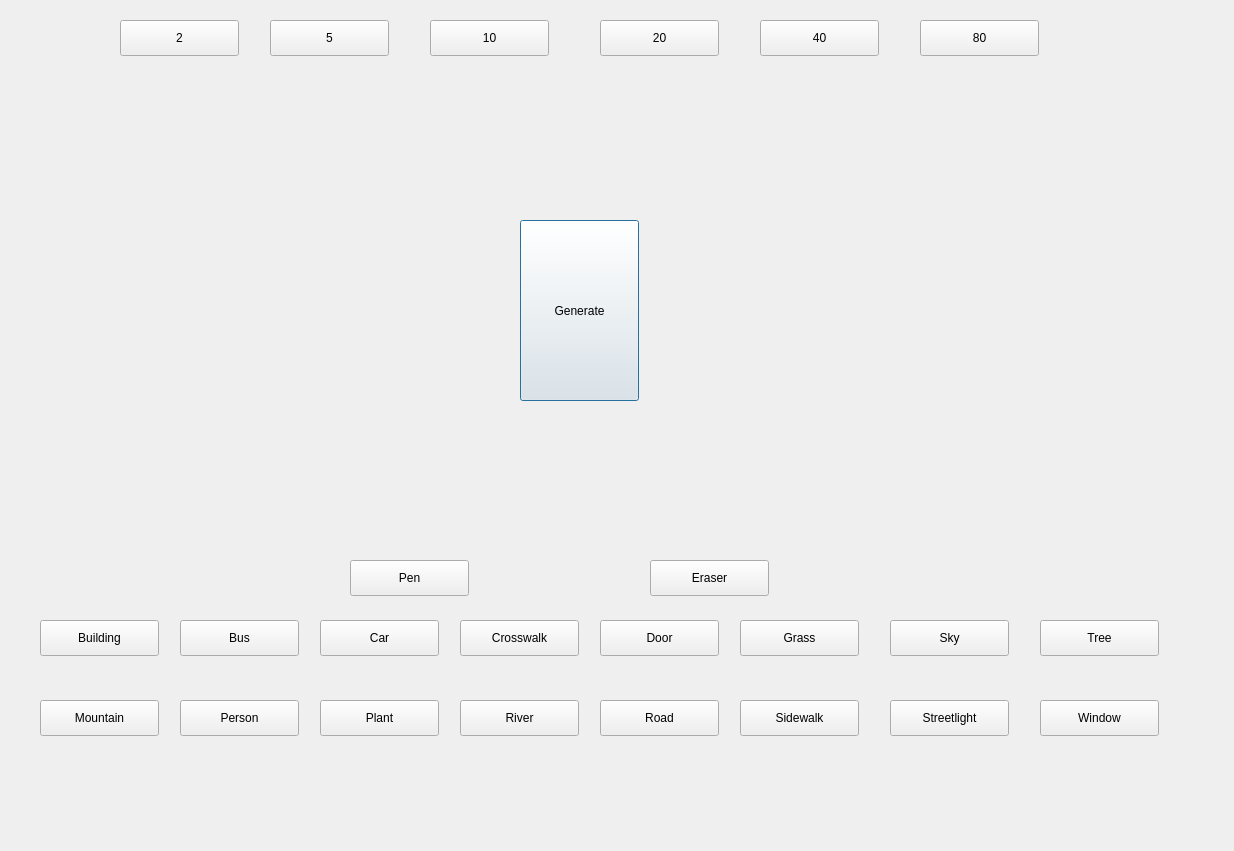
<?xml version="1.0" encoding="UTF-8"?>
<ui version="4.0">
 <class>City</class>
 <widget class="QDialog" name="City">
  <property name="geometry">
   <rect>
    <x>0</x>
    <y>0</y>
    <width>1234</width>
    <height>851</height>
   </rect>
  </property>
  <property name="windowTitle">
   <string>Dialog</string>
  </property>
  <widget class="QPushButton" name="Generate">
   <property name="geometry">
    <rect>
     <x>520</x>
     <y>220</y>
     <width>119</width>
     <height>181</height>
    </rect>
   </property>
   <property name="text">
    <string>Generate</string>
   </property>
  </widget>
  <widget class="QPushButton" name="Width80">
   <property name="geometry">
    <rect>
     <x>920</x>
     <y>20</y>
     <width>119</width>
     <height>36</height>
    </rect>
   </property>
   <property name="text">
    <string>80</string>
   </property>
  </widget>
  <widget class="QPushButton" name="Width40">
   <property name="geometry">
    <rect>
     <x>760</x>
     <y>20</y>
     <width>119</width>
     <height>36</height>
    </rect>
   </property>
   <property name="text">
    <string>40</string>
   </property>
  </widget>
  <widget class="QPushButton" name="Width2">
   <property name="geometry">
    <rect>
     <x>120</x>
     <y>20</y>
     <width>119</width>
     <height>36</height>
    </rect>
   </property>
   <property name="text">
    <string>2</string>
   </property>
  </widget>
  <widget class="QPushButton" name="Width5">
   <property name="geometry">
    <rect>
     <x>270</x>
     <y>20</y>
     <width>119</width>
     <height>36</height>
    </rect>
   </property>
   <property name="text">
    <string>5</string>
   </property>
  </widget>
  <widget class="QPushButton" name="Width10">
   <property name="geometry">
    <rect>
     <x>430</x>
     <y>20</y>
     <width>119</width>
     <height>36</height>
    </rect>
   </property>
   <property name="text">
    <string>10</string>
   </property>
  </widget>
  <widget class="QPushButton" name="Width20">
   <property name="geometry">
    <rect>
     <x>600</x>
     <y>20</y>
     <width>119</width>
     <height>36</height>
    </rect>
   </property>
   <property name="text">
    <string>20</string>
   </property>
  </widget>
  <widget class="QPushButton" name="Pen">
   <property name="geometry">
    <rect>
     <x>350</x>
     <y>560</y>
     <width>119</width>
     <height>36</height>
    </rect>
   </property>
   <property name="text">
    <string>Pen</string>
   </property>
  </widget>
  <widget class="QPushButton" name="Eraser">
   <property name="geometry">
    <rect>
     <x>650</x>
     <y>560</y>
     <width>119</width>
     <height>36</height>
    </rect>
   </property>
   <property name="text">
    <string>Eraser</string>
   </property>
  </widget>
  <widget class="QPushButton" name="Building">
   <property name="geometry">
    <rect>
     <x>40</x>
     <y>620</y>
     <width>119</width>
     <height>36</height>
    </rect>
   </property>
   <property name="text">
    <string>Building</string>
   </property>
  </widget>
  <widget class="QPushButton" name="Bus">
   <property name="geometry">
    <rect>
     <x>180</x>
     <y>620</y>
     <width>119</width>
     <height>36</height>
    </rect>
   </property>
   <property name="text">
    <string>Bus</string>
   </property>
  </widget>
  <widget class="QPushButton" name="Car">
   <property name="geometry">
    <rect>
     <x>320</x>
     <y>620</y>
     <width>119</width>
     <height>36</height>
    </rect>
   </property>
   <property name="text">
    <string>Car</string>
   </property>
  </widget>
  <widget class="QPushButton" name="Crosswalk">
   <property name="geometry">
    <rect>
     <x>460</x>
     <y>620</y>
     <width>119</width>
     <height>36</height>
    </rect>
   </property>
   <property name="text">
    <string>Crosswalk</string>
   </property>
  </widget>
  <widget class="QPushButton" name="Door">
   <property name="geometry">
    <rect>
     <x>600</x>
     <y>620</y>
     <width>119</width>
     <height>36</height>
    </rect>
   </property>
   <property name="text">
    <string>Door</string>
   </property>
  </widget>
  <widget class="QPushButton" name="Grass">
   <property name="geometry">
    <rect>
     <x>740</x>
     <y>620</y>
     <width>119</width>
     <height>36</height>
    </rect>
   </property>
   <property name="text">
    <string>Grass</string>
   </property>
  </widget>
  <widget class="QPushButton" name="Mountain">
   <property name="geometry">
    <rect>
     <x>40</x>
     <y>700</y>
     <width>119</width>
     <height>36</height>
    </rect>
   </property>
   <property name="text">
    <string>Mountain</string>
   </property>
  </widget>
  <widget class="QPushButton" name="Person">
   <property name="geometry">
    <rect>
     <x>180</x>
     <y>700</y>
     <width>119</width>
     <height>36</height>
    </rect>
   </property>
   <property name="text">
    <string>Person</string>
   </property>
  </widget>
  <widget class="QPushButton" name="Plant">
   <property name="geometry">
    <rect>
     <x>320</x>
     <y>700</y>
     <width>119</width>
     <height>36</height>
    </rect>
   </property>
   <property name="text">
    <string>Plant</string>
   </property>
  </widget>
  <widget class="QPushButton" name="River">
   <property name="geometry">
    <rect>
     <x>460</x>
     <y>700</y>
     <width>119</width>
     <height>36</height>
    </rect>
   </property>
   <property name="text">
    <string>River</string>
   </property>
  </widget>
  <widget class="QPushButton" name="Road">
   <property name="geometry">
    <rect>
     <x>600</x>
     <y>700</y>
     <width>119</width>
     <height>36</height>
    </rect>
   </property>
   <property name="text">
    <string>Road</string>
   </property>
  </widget>
  <widget class="QPushButton" name="Sidewalk">
   <property name="geometry">
    <rect>
     <x>740</x>
     <y>700</y>
     <width>119</width>
     <height>36</height>
    </rect>
   </property>
   <property name="text">
    <string>Sidewalk</string>
   </property>
  </widget>
  <widget class="QPushButton" name="Sky">
   <property name="geometry">
    <rect>
     <x>890</x>
     <y>620</y>
     <width>119</width>
     <height>36</height>
    </rect>
   </property>
   <property name="text">
    <string>Sky</string>
   </property>
  </widget>
  <widget class="QPushButton" name="Streetlight">
   <property name="geometry">
    <rect>
     <x>890</x>
     <y>700</y>
     <width>119</width>
     <height>36</height>
    </rect>
   </property>
   <property name="text">
    <string>Streetlight</string>
   </property>
  </widget>
  <widget class="QPushButton" name="Tree">
   <property name="geometry">
    <rect>
     <x>1040</x>
     <y>620</y>
     <width>119</width>
     <height>36</height>
    </rect>
   </property>
   <property name="text">
    <string>Tree</string>
   </property>
  </widget>
  <widget class="QPushButton" name="Window">
   <property name="geometry">
    <rect>
     <x>1040</x>
     <y>700</y>
     <width>119</width>
     <height>36</height>
    </rect>
   </property>
   <property name="text">
    <string>Window</string>
   </property>
  </widget>
  <zorder>Width5</zorder>
  <zorder>Generate</zorder>
  <zorder>Width80</zorder>
  <zorder>Width40</zorder>
  <zorder>Width2</zorder>
  <zorder>Width10</zorder>
  <zorder>Width20</zorder>
  <zorder>Pen</zorder>
  <zorder>Eraser</zorder>
  <zorder>Building</zorder>
  <zorder>Bus</zorder>
  <zorder>Car</zorder>
  <zorder>Crosswalk</zorder>
  <zorder>Door</zorder>
  <zorder>Grass</zorder>
  <zorder>Mountain</zorder>
  <zorder>Person</zorder>
  <zorder>Plant</zorder>
  <zorder>River</zorder>
  <zorder>Road</zorder>
  <zorder>Sidewalk</zorder>
  <zorder>Sky</zorder>
  <zorder>Streetlight</zorder>
  <zorder>Tree</zorder>
  <zorder>Window</zorder>
 </widget>
 <resources/>
 <connections/>
</ui>
